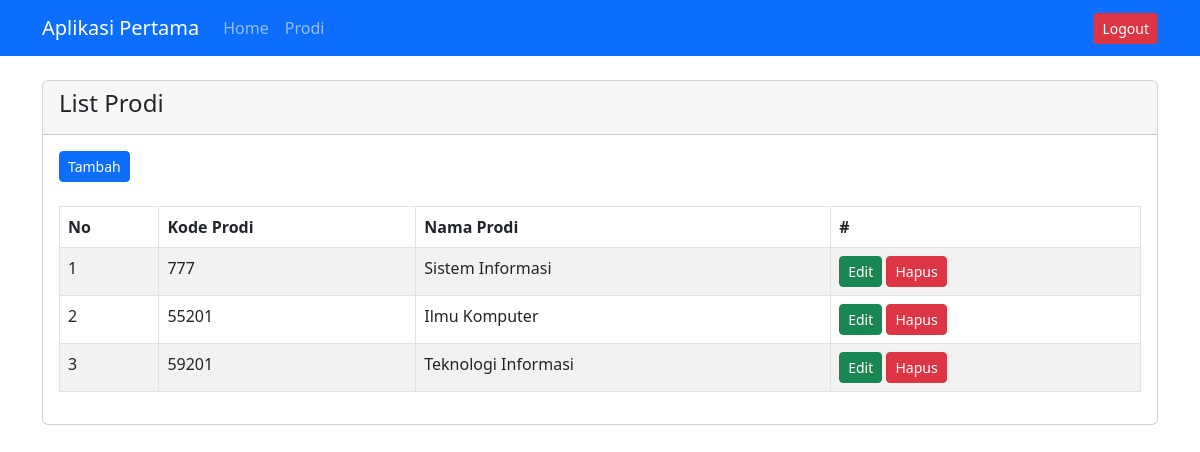
/admin.php?target=prodi (signed in), run on the app's committed database.
### tables this page shows
CREATE TABLE `prodi` (
  `kd_prodi` int(11) NOT NULL,
  `nama_prodi` varchar(100) NOT NULL,
  `password` varchar(255) DEFAULT NULL
);

### config/__config_database.php (called while the page is built, shortened)
<?php
 function __ambil($sambung, $table, $fields = null, $where = null, $join = null, $orderby = null)
 {
     $query  = "SELECT ";
     if ($fields == null) {
         $query .= "*";
     } else {
         $query .= $fields;
     }
     $query .= " FROM $table";
     $data = $sambung->query($query);
     if (!$data) {
         return false;
     } else {
         return $data;
     }
 }

### file/prodi/views/list_prodi.php (the view)
<div class="card">
   <div class="card-header">
     <h4>List Prodi</h4>
   </div>
   <div class="card-body">
    <?php
     $db = __database();
     echo "<a class='btn btn-primary btn-sm' href='admin.php?target=prodi&action=form'>Tambah</a><br><br>";
     echo "<div class='table-responsive'>";
     echo "<table class='table table-striped table-bordered'>
     <thead>
     <tr>
       <th>No</th>
       <th>Kode Prodi</th>
       <th>Nama Prodi</th>
       <th>#</th>
     </tr>
     </thead>
     <tbody>";
     $q = __ambil($db, "prodi");
     $no = 1;
     while ($r = $q->fetch_array()) {
       echo "<tr>
       <td>" . $no . "</td>
       <td>" . $r['kd_prodi'] . "</td>
       <td>" . $r['nama_prodi'] . "</td>
       <td>
         <a class='btn btn-success btn-sm' href='admin.php?target=prodi&action=edit&id=" . $r['kd_prodi'] . "'>Edit</a>
         <a class='btn btn-danger btn-sm' href='admin.php?target=prodi&action=delete&id=" . $r['kd_prodi'] . "'>Hapus</a>
       </td>
     </tr>";
       $no++;
     }
     echo "</tbody></table></div>"; ?>
   </div>
 </div>

### data on the page
prodi: kd_prodi "777", nama_prodi "Sistem Informasi"
prodi: kd_prodi "55201", nama_prodi "Ilmu Komputer"
prodi: kd_prodi "59201", nama_prodi "Teknologi Informasi"
